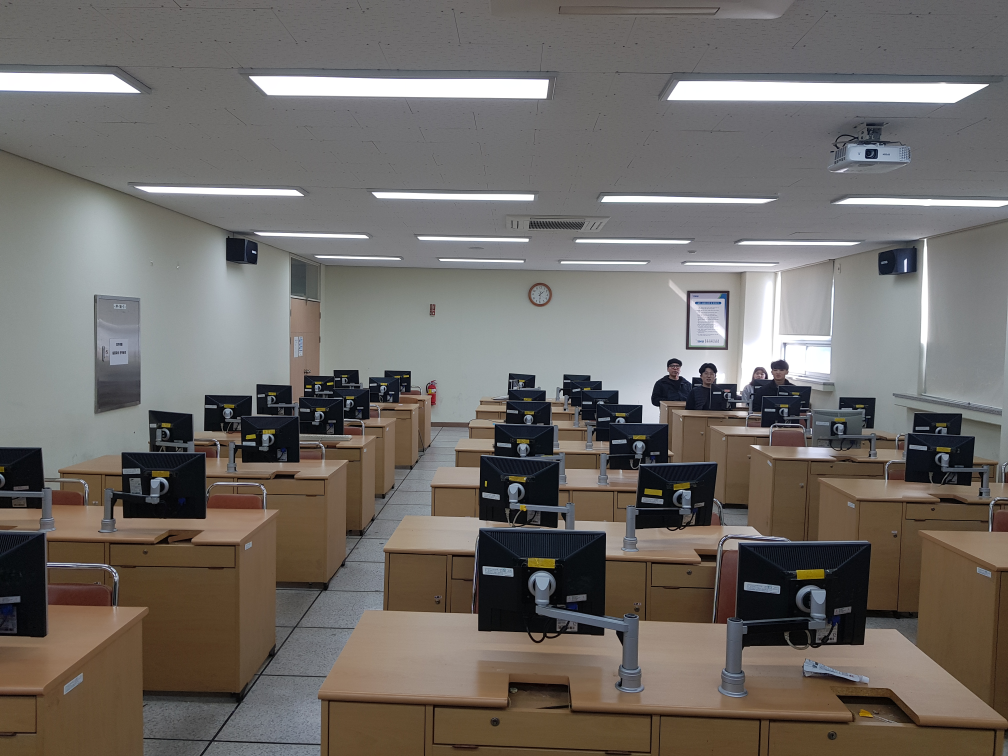
#> input picture StudyPython/Image/far1x4000.jpg, 4032 x 3024 px (shown at 1/4 size)
$ python face.py
#> lines starting #> are read from the running program, lines starting #| are printed output that depends on the picture; after the words box and inside, x2 and y2 are one past the last pixel; in counts of white or black regions, pixels touching at a corner belong together
import cv2
import sys

mod = sys.modules[__name__]
# Load the cascade
face_cascade = cv2.CascadeClassifier('haarcascade_frontalface_default.xml')
# Read the input image
img = cv2.imread('../Image/far1x4000.jpg', cv2.IMREAD_ANYCOLOR)
#> img is the input picture: shape (3024, 4032, 3); mean B, G, R 102.6, 106.8, 111.6
# Convert into grayscale
gray = cv2.cvtColor(img, cv2.COLOR_BGR2GRAY)
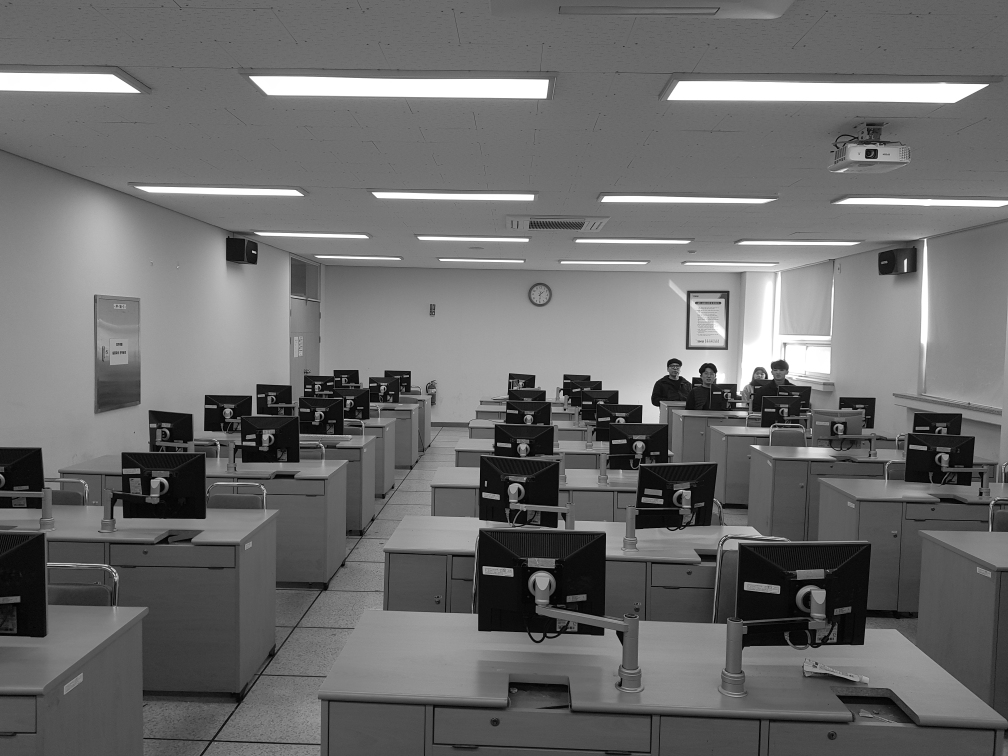
#> gray: shape (3024, 4032) (shown at 1/4 size); min 0, max 255, mean 107.8
# Detect faces
faces = face_cascade.detectMultiScale(gray, 1.1, 4)
#> faces = [[3013, 1476, 51, 51], [2806, 1472, 60, 60], [2667, 1440, 62, 62], [3085, 1460, 57, 57]]
a = 0
# Draw rectangle around the faces
for (x, y, w, h) in faces:
    cv2.rectangle(img, (x, y), (x+w, y+h), (255, 0, 0), 2)
    crop_img = img[y:y+h, x:x+w]
    setattr(mod, 'dst_{}'.format(a), cv2.resize(crop_img, dsize=(200, 200), interpolation=cv2.INTER_AREA))
    cv2.imshow(str(a), getattr(mod, 'dst_{}'.format(a)))
    cv2.imwrite("Image/Resize/"+str(a)+'.jpg', getattr(mod, 'dst_{}'.format(a)))
    a = a + 1
#> this loop made 4 passes
#> pass 1, `crop_img = img[y:y+h, x:x+w]`:
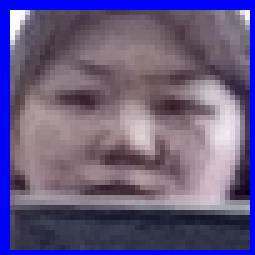
#> crop_img: shape (51, 51, 3) (shown 5 times larger); mean B, G, R 129.7, 90.4, 103
#> pass 1, `cv2.imshow(str(a), getattr(mod, 'dst_{}'.format(a)))`:
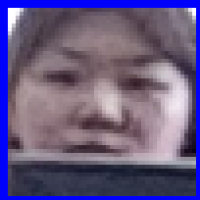
#> window '0': shape (200, 200, 3); mean B, G, R 129.7, 90.4, 103
#> pass 2, `crop_img = img[y:y+h, x:x+w]`:
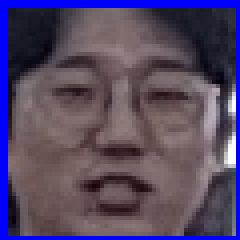
#> crop_img: shape (60, 60, 3) (shown 4 times larger); mean B, G, R 101, 72, 84.6
#> pass 2, `cv2.imshow(str(a), getattr(mod, 'dst_{}'.format(a)))`:
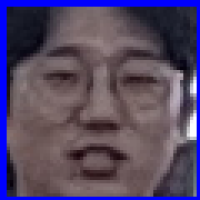
#> window '1': shape (200, 200, 3); mean B, G, R 101, 72, 84.6
#> after the loop:
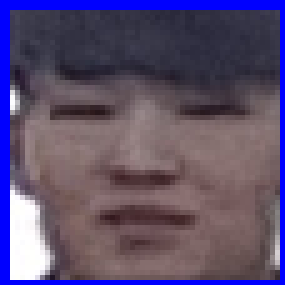
#> crop_img: shape (57, 57, 3) (shown 5 times larger); mean B, G, R 110.4, 78.7, 91.9
#> after the loop, a = 4
# Display the output
img = cv2.resize(img, dsize=(0, 0), fx=0.25, fy=0.25, interpolation=cv2.INTER_LINEAR)
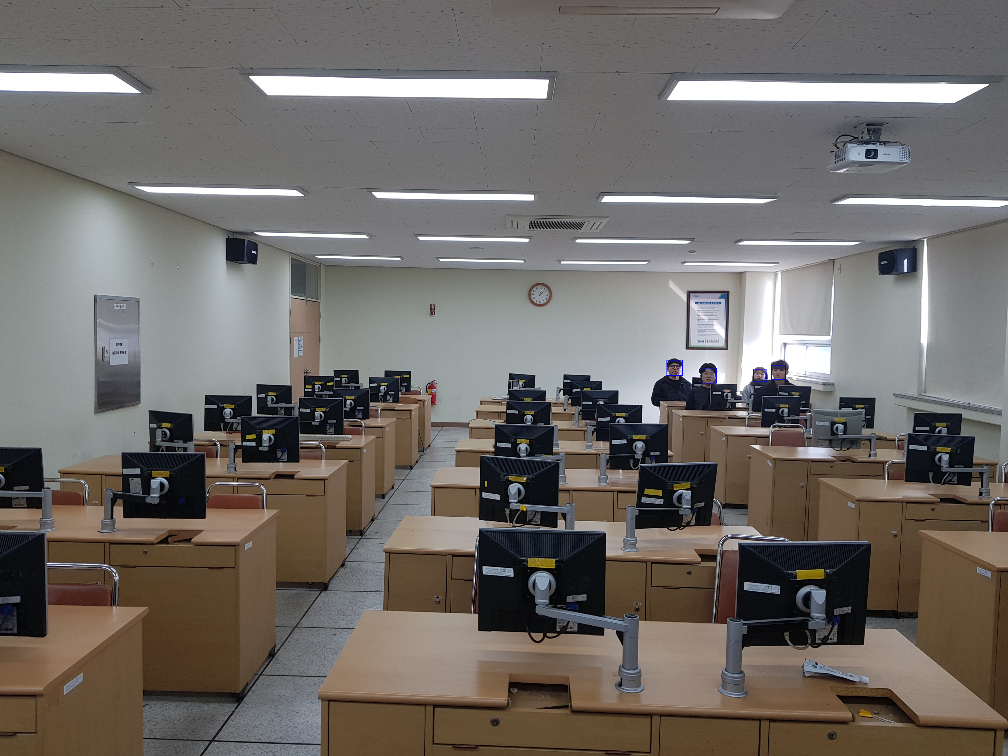
#> img: shape (756, 1008, 3); mean B, G, R 102.7, 106.9, 111.7
cv2.imwrite("../Image/far1x2000.jpg", img)
cv2.imshow('img', img)
cv2.waitKey()

$ run again, with StudyPython/Image/JK12.jpg copied over StudyPython/Image/far1x4000.jpg
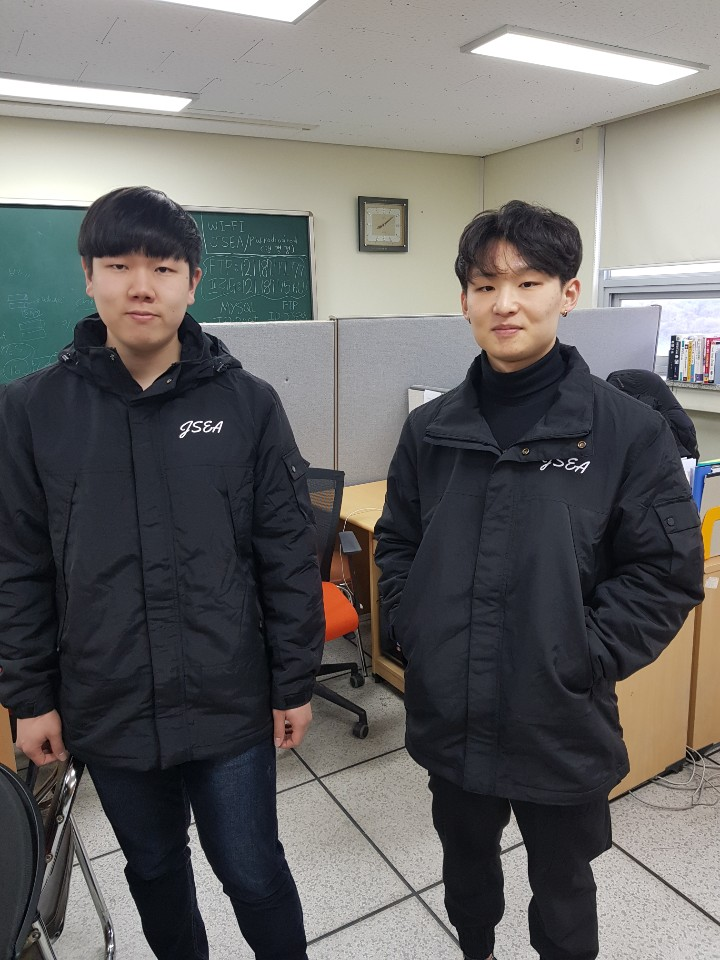
#> input picture StudyPython/Image/JK12.jpg, 720 x 960 px
#> img is the input picture: shape (960, 720, 3); mean B, G, R 101.7, 102.6, 104
#> faces = [[84, 224, 115, 115], [450, 242, 113, 113]]
#> the loop `for (x, y, w, h) in faces:` made 2 passes
#> (x, y, w, h, a) on passes 1 to 2: (84, 224, 115, 115, 1), (450, 242, 113, 113, 2)
#> after the loop `for (x, y, w, h) in faces:`:
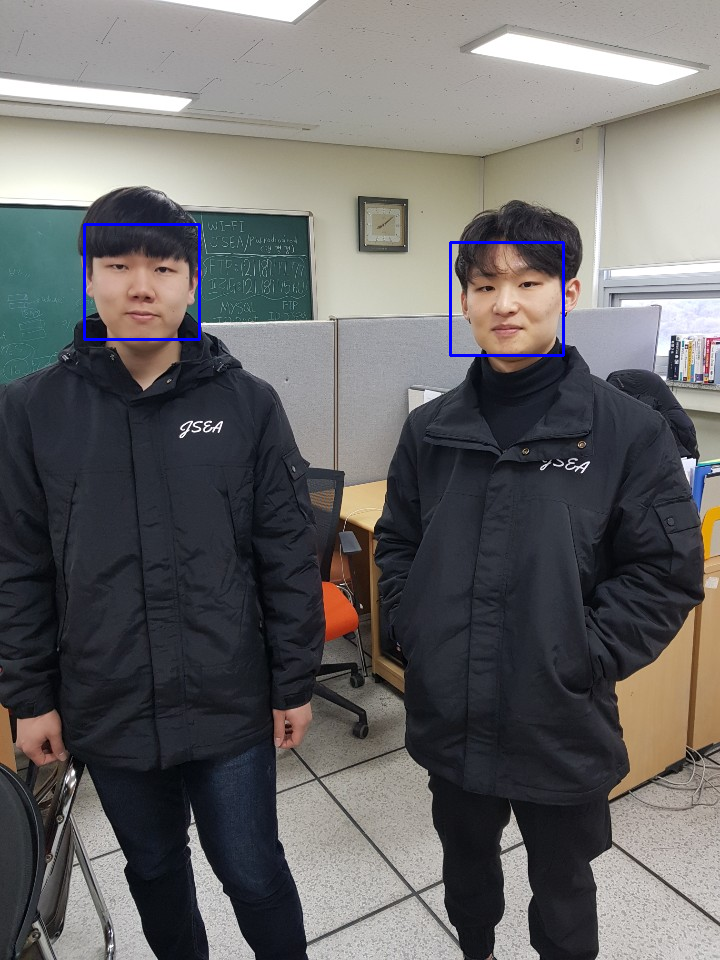
#> img: shape (960, 720, 3); 0.39% of pixels changed, all inside (x1, y1, x2, y2) = (83, 223, 565, 357)
#> after the loop `for (x, y, w, h) in faces:`: a = 2
#> `img = cv2.resize(img, dsize=(0, 0), fx=0.25, fy=0.25, interpolation=cv..`:
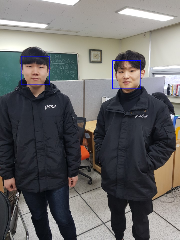
#> img: shape (240, 180, 3); mean B, G, R 102.4, 102.5, 103.8

$ run again, with StudyPython/Image/center1x4000.jpg copied over StudyPython/Image/far1x4000.jpg
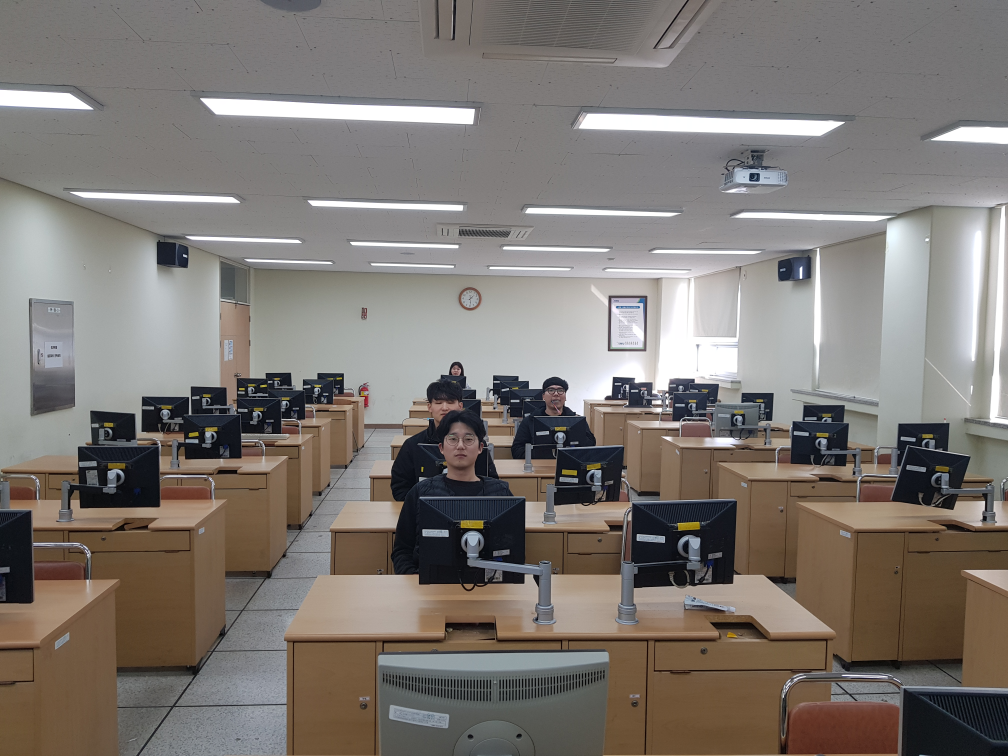
#> input picture StudyPython/Image/center1x4000.jpg, 4032 x 3024 px (shown at 1/4 size)
#> img is the input picture: shape (3024, 4032, 3); mean B, G, R 114.8, 119.8, 125.9
#> faces = [[1798, 1455, 53, 53], [2175, 1521, 96, 96], [1852, 2158, 75, 75], [1759, 1689, 169, 169], [3364, 1725, 276, 276]]
#> the loop `for (x, y, w, h) in faces:` made 5 passes
#> after the loop `for (x, y, w, h) in faces:`:
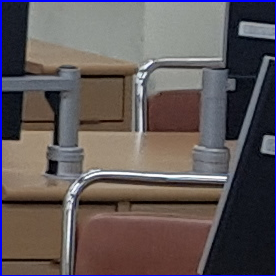
#> crop_img: shape (276, 276, 3); mean B, G, R 88.4, 87.1, 95.5
#> after the loop `for (x, y, w, h) in faces:`: a = 5
#> `img = cv2.resize(img, dsize=(0, 0), fx=0.25, fy=0.25, interpolation=cv..`:
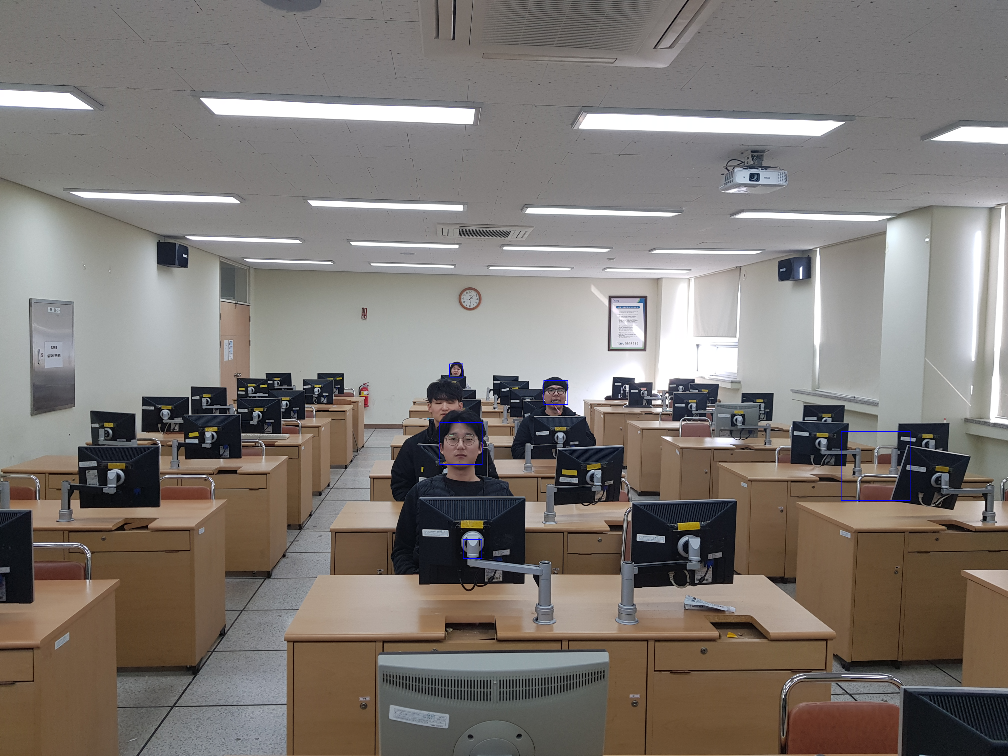
#> img: shape (756, 1008, 3); mean B, G, R 115, 119.8, 126

$ run again, with StudyPython/Image/class6.jpg copied over StudyPython/Image/far1x4000.jpg
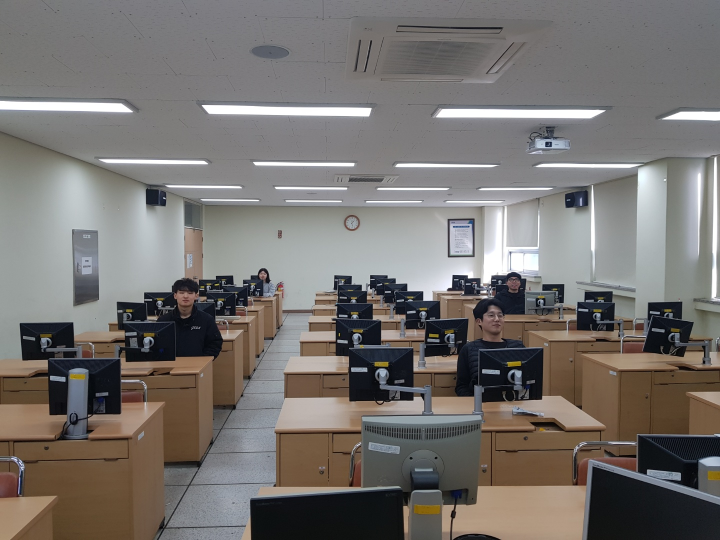
#> input picture StudyPython/Image/class6.jpg, 1440 x 1080 px (shown at 1/2 size)
#> img is the input picture: shape (1080, 1440, 3); mean B, G, R 111.2, 114.3, 118.4
#> faces = [[1013, 548, 30, 30], [348, 568, 49, 49], [964, 608, 56, 56]]
#> the loop `for (x, y, w, h) in faces:` made 3 passes
#> after the loop `for (x, y, w, h) in faces:`: a = 3
#> `img = cv2.resize(img, dsize=(0, 0), fx=0.25, fy=0.25, interpolation=cv..`:
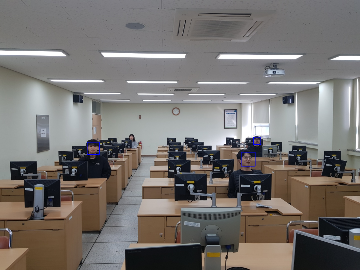
#> img: shape (270, 360, 3); mean B, G, R 111.5, 114.4, 118.5
